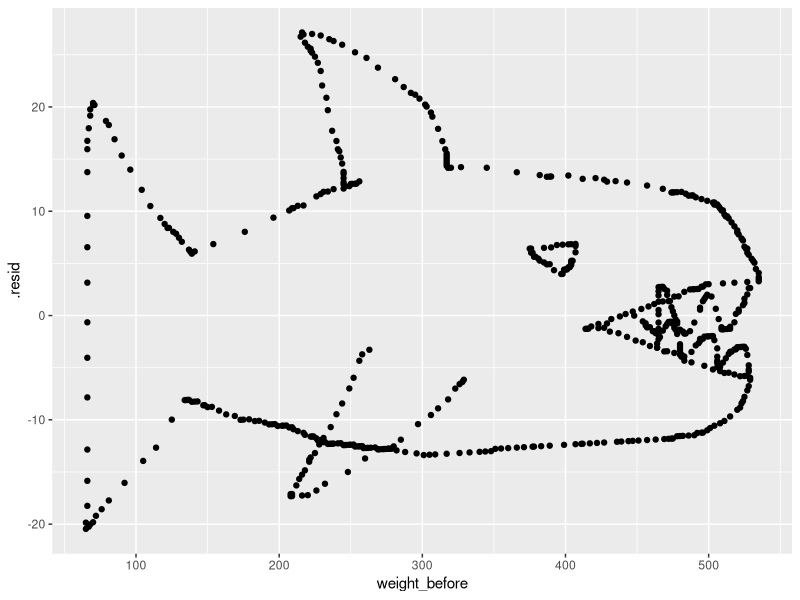

Write R code to recreate this figure.
## ---- chunk 1
#| message: false
library(tidyverse)
## ---- chunk 2
#| message: false
animals <- read.csv(here::here("supporting_artifacts",
                               "learning_targets", 
                               "Data",
                               "mystery_animal.csv")
                    )
## ---- chunk 3
animals_lm <- lm(weight_after ~ weight_before, data = animals)
broom::augment(animals_lm)
## ---- chunk 4
animals_lm |> 
  broom::augment() |> 
  ggplot(mapping = aes(y = .resid, x = weight_before)) +
  geom_point()
## ---- chunk 5
qunif(0.95, min = 1.5, max = 3.5)
## ---- chunk 6
qnorm(.1, mean = 4.6, sd = 0.8)
## ---- chunk 7
pnorm(5, mean = 4.6, sd = 0.8, lower.tail = FALSE)
## ---- chunk 8
pchisq(5, df = 4, lower.tail = FALSE)
## ---- chunk 9
fake_data_trombone <- (weight = rnorm(n = 100, 
                                            mean = 4.6, 
                                            sd = 0.8)
                             )
sum(fake_data_trombone < 4)
## ---- chunk 10
music_man <- function(n_tromb, n_cor, n_reed){
  
  trombones <- rnorm(n_tromb, mean = 4.6, sd = 0.8)
  cornets <- runif(n_cor, min = 1.5, max = 3.5)
  reeds <- rchisq(n_reed, df = 4)
  
  return(sum(trombones, cornets, reeds))
  
}

set.seed(1957)

my_weights <- rerun(.n = 1000, 
                    music_man(n_tromb = 76, 
                              n_cor = 110,
                              n_reed = (1035)
                              )
                    ) |> 
  flatten_dbl()

sum(my_weights < 4532)
